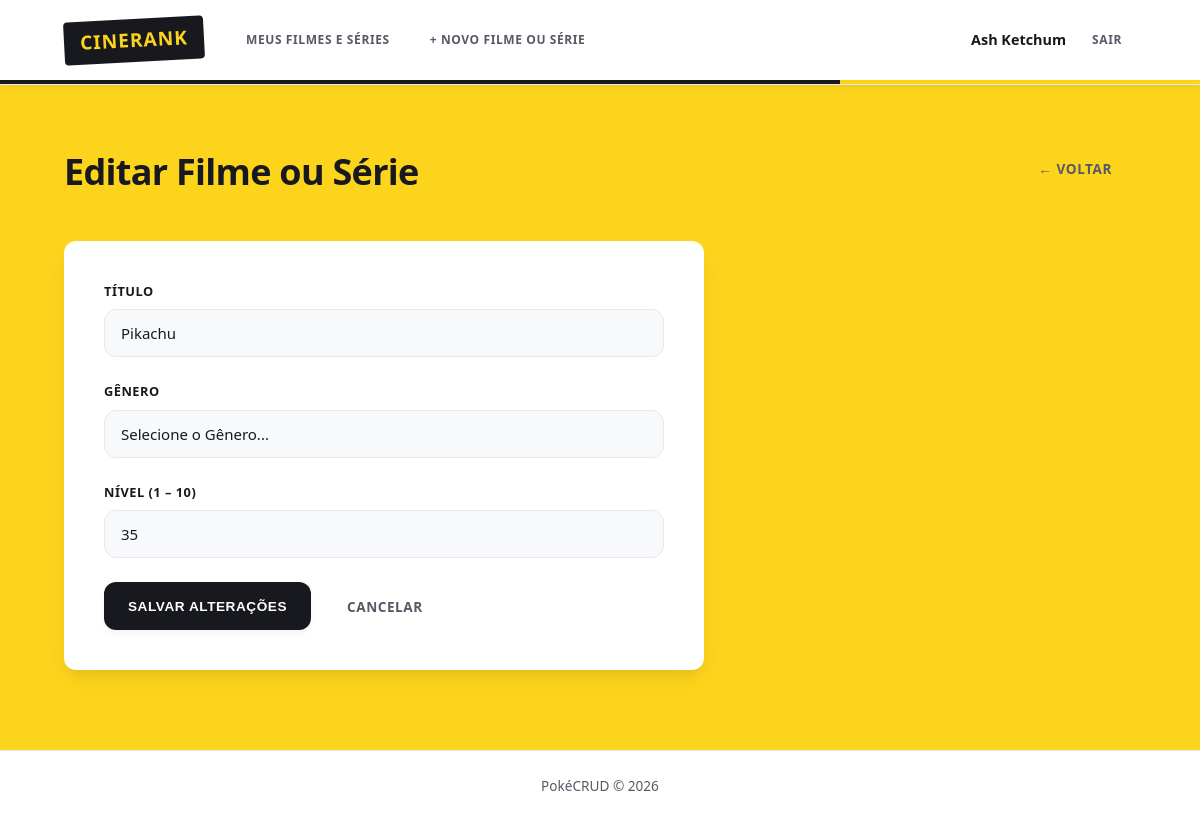
Page /pages/pokemon_edit.php?id=1 (signed in) on the earlier database version.
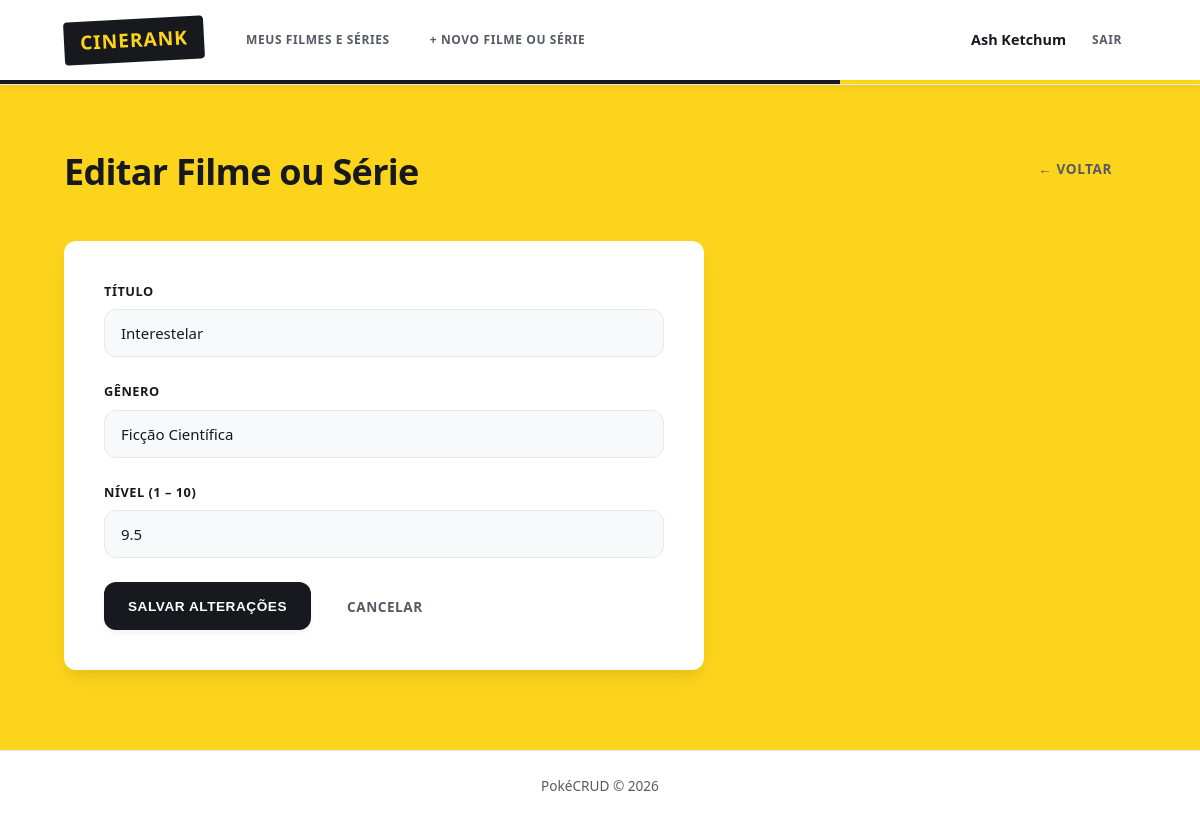
Same page on the later database version.
### tables this page shows
CREATE TABLE IF NOT EXISTS pokemon (
    id         INT          NOT NULL AUTO_INCREMENT,
    nome       VARCHAR(100) NOT NULL,
    tipo       VARCHAR(50)  NOT NULL,
    nivel DECIMAL(3,1) NOT NULL,
    usuario_id INT          NOT NULL,
    PRIMARY KEY (id),
    CONSTRAINT fk_pokemon_usuario
        FOREIGN KEY (usuario_id) REFERENCES usuario(id)
        ON DELETE CASCADE
);

### config/database.php (called while the page is built, shortened)
<?php
function getConexao(): PDO {
    $dsn = "mysql:host=" . DB_HOST . ";dbname=" . DB_NAME . ";charset=" . DB_CHARSET;
    $opcoes = [
        PDO::ATTR_ERRMODE            => PDO::ERRMODE_EXCEPTION,
        PDO::ATTR_DEFAULT_FETCH_MODE => PDO::FETCH_ASSOC,
        PDO::ATTR_EMULATE_PREPARES   => false,
    ];
    return new PDO($dsn, DB_USER, DB_PASS, $opcoes);
}

### repository/PokemonRepository.php (called while the page is built, shortened)
<?php
require_once __DIR__ . '/../config/database.php';
require_once __DIR__ . '/../entity/Pokemon.php';
class PokemonRepository {
    private PDO $pdo;
    public function __construct() {
        $this->pdo = getConexao();
    }
    public function buscarPorId(int $id): ?Pokemon {
        $stmt = $this->pdo->prepare('SELECT * FROM pokemon WHERE id = :id LIMIT 1');
        $stmt->execute([':id' => $id]);
        $dados = $stmt->fetch();
        if ($dados) {
            return new Pokemon($dados);
        }
        return null;
    }
}

### entity/Pokemon.php (called while the page is built, shortened)
<?php
class Pokemon {
    private int    $id;
    private string $nome;
    private string $tipo;
    private float  $nivel;
    public function __construct(array $dados) {
        $this->id        = (int) ($dados['id']        ?? 0);
        $this->nome      =        $dados['nome']       ?? '';
        $this->tipo      =        $dados['tipo']       ?? '';
        $this->nivel = (float) ($dados['nivel'] ?? 1.0);
    }
    public function getId():        int    { return $this->id; }
    public function getNome():      string { return $this->nome; }
    public function getTipo():      string { return $this->tipo; }
    public function getNivel():     float    { return $this->nivel; }
}

### pages/pokemon_edit.php (the view, shortened to what this page needs)
<?php
require_once __DIR__ . '/../repository/PokemonRepository.php';
$repo = new PokemonRepository();
$id = (int) ($_GET['id'] ?? 0);
$pokemon = $repo->buscarPorId($id, $_SESSION['usuario_id']);
$nome = $pokemon->getNome();
$tipo = $pokemon->getTipo();
$nivel = $pokemon->getNivel();
$tipos = [
    'Ação',
    'Aventura',
    'Animação',
    'Comédia',
    'Crime',
    'Documentário',
    'Drama',
    'Fantasia',
    'Ficção Científica',
    'Mistério',
    'Romance',
    'Suspense',
    'Terror'
];
require_once __DIR__ . '/../includes/header.php';
?>
<div class="page-header">
  <h2>Editar Filme ou Série</h2>
  <a href="index.php" class="btn btn-ghost">← Voltar</a>
</div>
<div class="form-card">
  <form method="POST" action="pokemon_edit.php?id=<?= $pokemon->getId() ?>">
    <div class="form-group">
      <label for="nome">Título</label>
      <input
        type="text"
        id="nome"
        name="nome"
        placeholder="Ex: Charmander"
        value="<?= htmlspecialchars($nome) ?>"
        required
      />
    </div>
    <div class="form-group">
      <label for="tipo">Gênero</label>
      <select id="tipo" name="tipo" required>
        <option value="">Selecione o Gênero...</option>
        <?php foreach ($tipos as $t): ?>
          <?php
            $selecionado = '';
            if ($tipo === $t) {
                $selecionado = 'selected';
            }
          ?>
          <option value="<?= $t ?>" <?= $selecionado ?>>
            <?= $t ?>
          </option>
        <?php endforeach; ?>
      </select>
    </div>
    <div class="form-group">
      <label for="nivel">Nível (1 – 10)</label>
      <input
        type="number"
        id="nivel"
        name="nivel"
        min="0"
        max="10"
        step="0.1"
        value="<?= $nivel ?>"
        required
      />
    </div>
    <div class="form-actions">
      <button type="submit" class="btn btn-primary">Salvar alterações</button>
      <a href="index.php" class="btn btn-ghost">Cancelar</a>
    </div>
  </form>
</div>
<?php require_once __DIR__ . '/../includes/footer.php'; ?>

Differences in the rows shown:
changed pokemon: nome "Pikachu" → "Interestelar"; nivel "35" → "9.5"
Other differences:
form field tipo: "Selecione o Gênero..." → "Ficção Científica"
